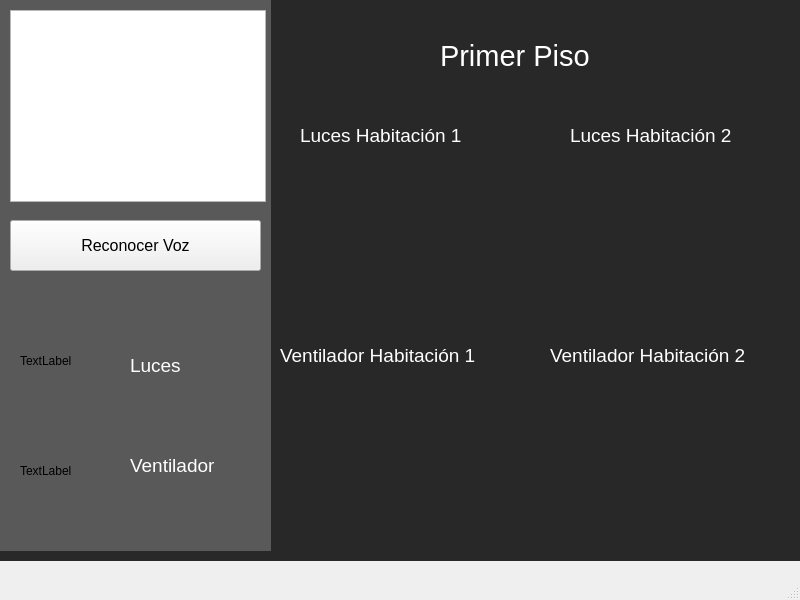
<?xml version="1.0" encoding="UTF-8"?>
<ui version="4.0">
 <class>MainWindow</class>
 <widget class="QMainWindow" name="MainWindow">
  <property name="geometry">
   <rect>
    <x>0</x>
    <y>0</y>
    <width>800</width>
    <height>600</height>
   </rect>
  </property>
  <property name="windowTitle">
   <string>MainWindow</string>
  </property>
  <widget class="QWidget" name="centralwidget">
   <widget class="QLabel" name="label">
    <property name="geometry">
     <rect>
      <x>0</x>
      <y>0</y>
      <width>801</width>
      <height>561</height>
     </rect>
    </property>
    <property name="styleSheet">
     <string notr="true">background:rgb(40, 40, 40)</string>
    </property>
    <property name="text">
     <string/>
    </property>
   </widget>
   <widget class="QLabel" name="label_2">
    <property name="geometry">
     <rect>
      <x>0</x>
      <y>0</y>
      <width>271</width>
      <height>551</height>
     </rect>
    </property>
    <property name="styleSheet">
     <string notr="true">background:rgb(89, 89, 89)</string>
    </property>
    <property name="text">
     <string/>
    </property>
   </widget>
   <widget class="QGraphicsView" name="graphicsView">
    <property name="geometry">
     <rect>
      <x>10</x>
      <y>10</y>
      <width>256</width>
      <height>192</height>
     </rect>
    </property>
   </widget>
   <widget class="QPushButton" name="btnReconocerVoz">
    <property name="geometry">
     <rect>
      <x>10</x>
      <y>220</y>
      <width>251</width>
      <height>51</height>
     </rect>
    </property>
    <property name="font">
     <font>
      <pointsize>12</pointsize>
     </font>
    </property>
    <property name="text">
     <string>Reconocer Voz</string>
    </property>
   </widget>
   <widget class="QLabel" name="label_3">
    <property name="geometry">
     <rect>
      <x>20</x>
      <y>310</y>
      <width>91</width>
      <height>101</height>
     </rect>
    </property>
    <property name="text">
     <string>TextLabel</string>
    </property>
   </widget>
   <widget class="QLabel" name="label_4">
    <property name="geometry">
     <rect>
      <x>20</x>
      <y>420</y>
      <width>91</width>
      <height>101</height>
     </rect>
    </property>
    <property name="text">
     <string>TextLabel</string>
    </property>
   </widget>
   <widget class="QLabel" name="label_5">
    <property name="geometry">
     <rect>
      <x>130</x>
      <y>350</y>
      <width>101</width>
      <height>31</height>
     </rect>
    </property>
    <property name="font">
     <font>
      <pointsize>14</pointsize>
     </font>
    </property>
    <property name="styleSheet">
     <string notr="true">color: rgb(255, 255, 255);</string>
    </property>
    <property name="text">
     <string>Luces</string>
    </property>
   </widget>
   <widget class="QLabel" name="label_6">
    <property name="geometry">
     <rect>
      <x>130</x>
      <y>450</y>
      <width>101</width>
      <height>31</height>
     </rect>
    </property>
    <property name="font">
     <font>
      <pointsize>14</pointsize>
     </font>
    </property>
    <property name="styleSheet">
     <string notr="true">color: rgb(255, 255, 255);</string>
    </property>
    <property name="text">
     <string>Ventilador</string>
    </property>
   </widget>
   <widget class="QLabel" name="label_7">
    <property name="geometry">
     <rect>
      <x>440</x>
      <y>30</y>
      <width>191</width>
      <height>51</height>
     </rect>
    </property>
    <property name="font">
     <font>
      <pointsize>22</pointsize>
     </font>
    </property>
    <property name="styleSheet">
     <string notr="true">color: rgb(255, 255, 255);</string>
    </property>
    <property name="text">
     <string>Primer Piso</string>
    </property>
   </widget>
   <widget class="QLabel" name="label_8">
    <property name="geometry">
     <rect>
      <x>300</x>
      <y>110</y>
      <width>201</width>
      <height>51</height>
     </rect>
    </property>
    <property name="font">
     <font>
      <pointsize>14</pointsize>
     </font>
    </property>
    <property name="styleSheet">
     <string notr="true">color: rgb(255, 255, 255);</string>
    </property>
    <property name="text">
     <string>Luces Habitación 1</string>
    </property>
   </widget>
   <widget class="QLabel" name="label_9">
    <property name="geometry">
     <rect>
      <x>570</x>
      <y>110</y>
      <width>201</width>
      <height>51</height>
     </rect>
    </property>
    <property name="font">
     <font>
      <pointsize>14</pointsize>
     </font>
    </property>
    <property name="styleSheet">
     <string notr="true">color: rgb(255, 255, 255);</string>
    </property>
    <property name="text">
     <string>Luces Habitación 2</string>
    </property>
   </widget>
   <widget class="QLabel" name="label_10">
    <property name="geometry">
     <rect>
      <x>280</x>
      <y>330</y>
      <width>241</width>
      <height>51</height>
     </rect>
    </property>
    <property name="font">
     <font>
      <pointsize>14</pointsize>
     </font>
    </property>
    <property name="styleSheet">
     <string notr="true">color: rgb(255, 255, 255);</string>
    </property>
    <property name="text">
     <string>Ventilador Habitación 1</string>
    </property>
   </widget>
   <widget class="QLabel" name="label_11">
    <property name="geometry">
     <rect>
      <x>550</x>
      <y>330</y>
      <width>241</width>
      <height>51</height>
     </rect>
    </property>
    <property name="font">
     <font>
      <pointsize>14</pointsize>
     </font>
    </property>
    <property name="styleSheet">
     <string notr="true">color: rgb(255, 255, 255);</string>
    </property>
    <property name="text">
     <string>Ventilador Habitación 2</string>
    </property>
   </widget>
   <widget class="QLabel" name="labelLucesHab1">
    <property name="geometry">
     <rect>
      <x>300</x>
      <y>170</y>
      <width>191</width>
      <height>151</height>
     </rect>
    </property>
    <property name="text">
     <string/>
    </property>
   </widget>
   <widget class="QLabel" name="labelLucesHab2">
    <property name="geometry">
     <rect>
      <x>570</x>
      <y>170</y>
      <width>191</width>
      <height>151</height>
     </rect>
    </property>
    <property name="text">
     <string/>
    </property>
   </widget>
   <widget class="QLabel" name="labelVentiladorHab1">
    <property name="geometry">
     <rect>
      <x>290</x>
      <y>380</y>
      <width>191</width>
      <height>151</height>
     </rect>
    </property>
    <property name="text">
     <string/>
    </property>
   </widget>
   <widget class="QLabel" name="labelVentiladorHab2">
    <property name="geometry">
     <rect>
      <x>570</x>
      <y>380</y>
      <width>191</width>
      <height>151</height>
     </rect>
    </property>
    <property name="text">
     <string/>
    </property>
   </widget>
  </widget>
  <widget class="QMenuBar" name="menubar">
   <property name="geometry">
    <rect>
     <x>0</x>
     <y>0</y>
     <width>800</width>
     <height>26</height>
    </rect>
   </property>
  </widget>
  <widget class="QStatusBar" name="statusbar"/>
 </widget>
 <resources>
  <include location="proyectoDABM.qrc"/>
 </resources>
 <connections/>
</ui>
